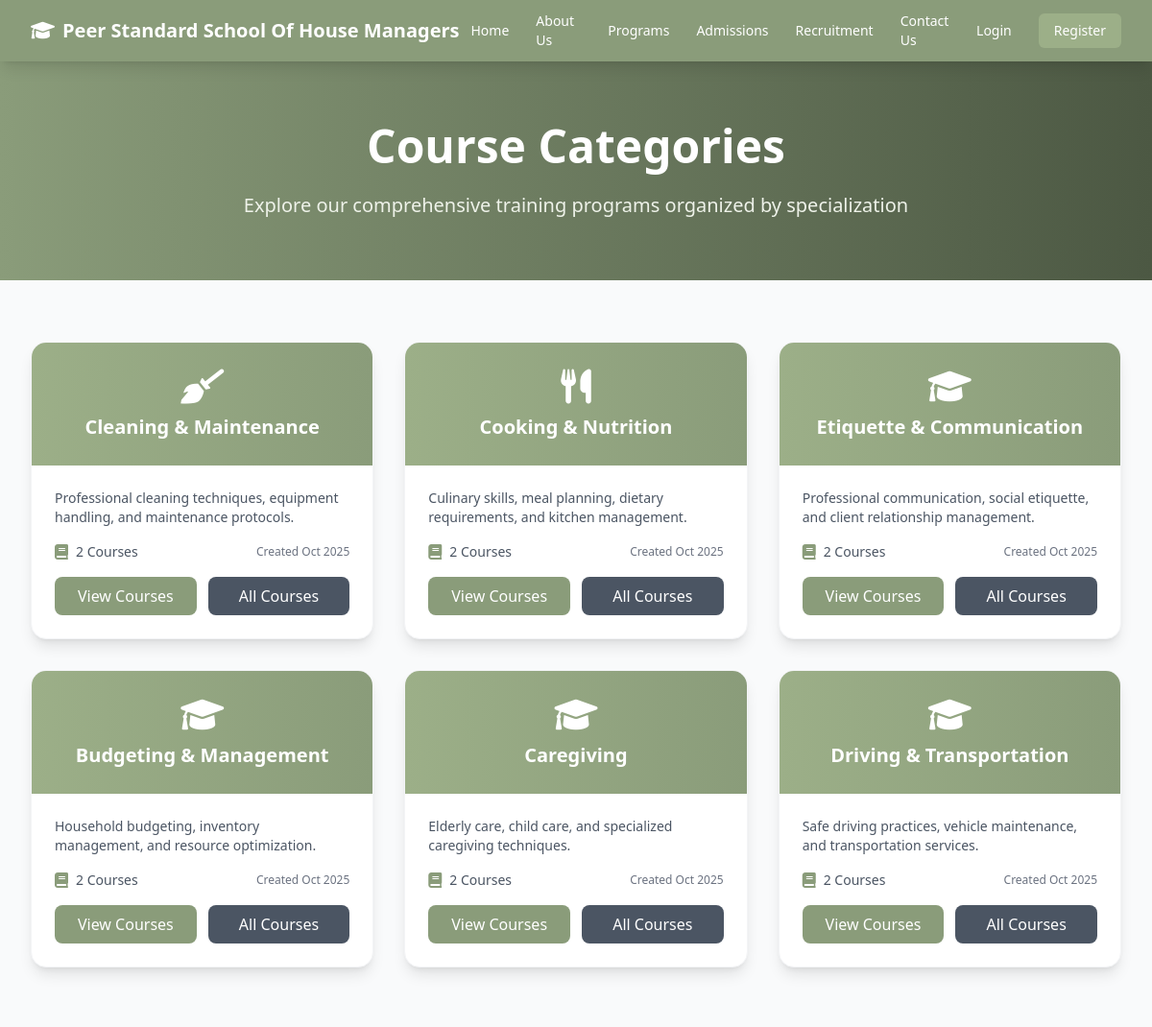
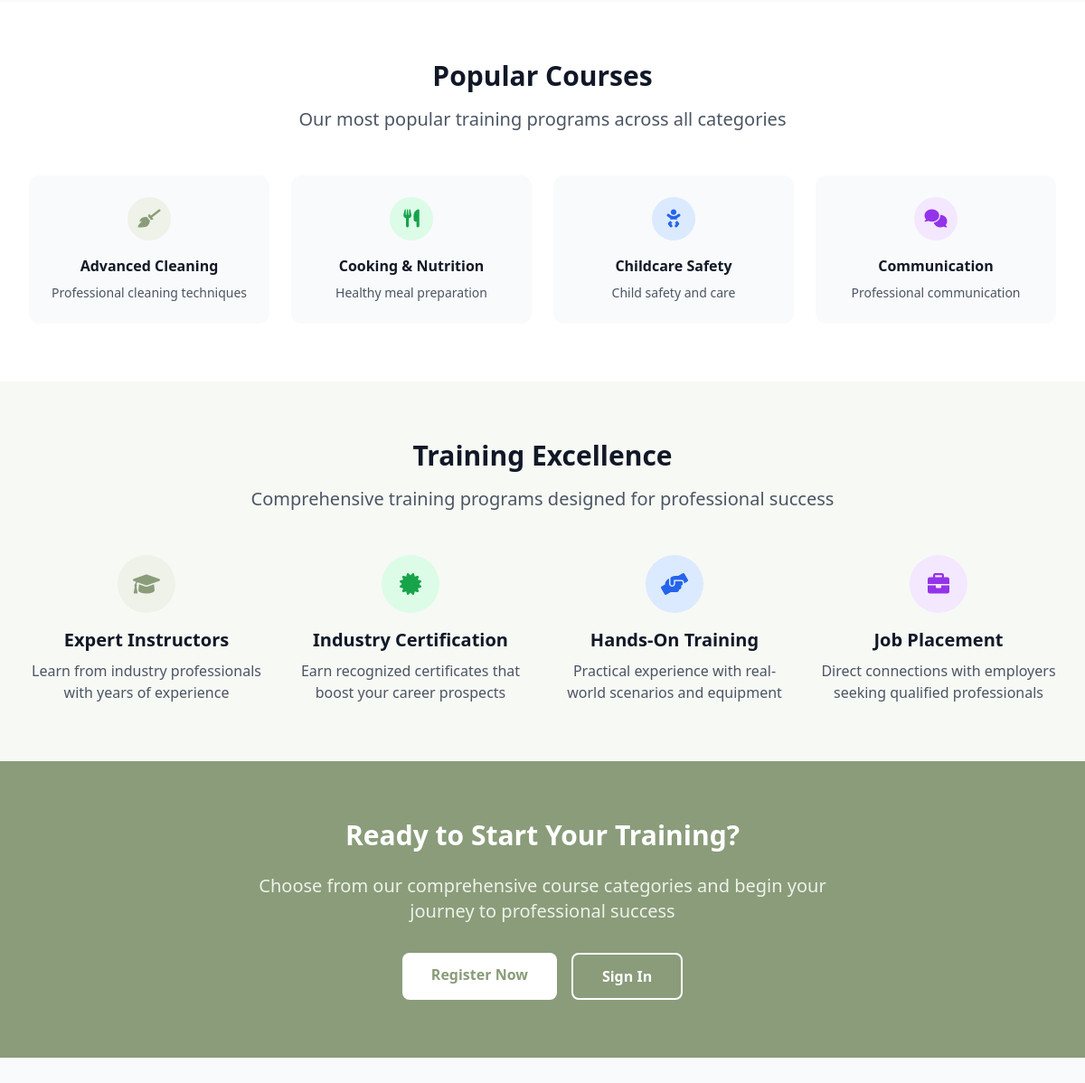
Page /courses/categories/ on the committed database (2 pictures, top to bottom).
### courses/models.py (models this page shows, shortened)
class CourseCategory(models.Model):
    name = models.CharField(max_length=100, unique=True)
    description = models.TextField(blank=True)
    is_active = models.BooleanField(default=True)
    created_at = models.DateTimeField(auto_now_add=True)
    class Meta:
        verbose_name = "Course Category"
        verbose_name_plural = "Course Categories"

### courses/views.py (the view)
# urls.py: path('categories/', views.category_list, name='categories'),
def category_list(request):
    categories = CourseCategory.objects.filter(is_active=True)
    return render(request, 'courses/categories.html', {'categories': categories})

### templates/courses/categories.html (shortened to what this page needs)
{% extends 'base.html' %}
{% load static %}
{% block content %}
<div class="min-h-screen bg-gray-50">
    <div class="bg-gradient-to-r from-primary-600 to-primary-800 text-white py-16">
        <div class="max-w-7xl mx-auto px-4 sm:px-6 lg:px-8">
            <div class="text-center">
                <h1 class="text-4xl md:text-5xl font-bold mb-6">Course Categories</h1>
                <p class="text-xl text-primary-100 max-w-3xl mx-auto">
                    Explore our comprehensive training programs organized by specialization
                </p>
            </div>
        </div>
    </div>
    <div class="max-w-7xl mx-auto px-4 sm:px-6 lg:px-8 py-16">
        {% if categories %}
        <div class="grid grid-cols-1 md:grid-cols-2 lg:grid-cols-3 gap-8">
            {% for category in categories %}
            <div class="bg-white rounded-2xl shadow-lg overflow-hidden hover:shadow-xl transition-shadow duration-300 border border-gray-100">
                <div class="h-32 bg-gradient-to-r from-primary-500 to-primary-600 flex items-center justify-center">
                    <div class="text-center text-white">
                        {% if category.name == "Cleaning & Maintenance" %}
                            <i class="fas fa-broom text-4xl mb-2"></i>
                        {% elif category.name == "Cooking & Nutrition" %}
                            <i class="fas fa-utensils text-4xl mb-2"></i>
                        {% elif category.name == "Childcare & Safety" %}
                            <i class="fas fa-baby text-4xl mb-2"></i>
                        {% elif category.name == "Elderly Care" %}
                            <i class="fas fa-wheelchair text-4xl mb-2"></i>
                        {% elif category.name == "Housekeeping Management" %}
                            <i class="fas fa-home text-4xl mb-2"></i>
                        {% elif category.name == "Communication Skills" %}
                            <i class="fas fa-comments text-4xl mb-2"></i>
                        {% else %}
                            <i class="fas fa-graduation-cap text-4xl mb-2"></i>
                        {% endif %}
                        <h3 class="text-xl font-bold">{{ category.name }}</h3>
                    </div>
                </div>
                <div class="p-6">
                    <p class="text-gray-600 text-sm mb-4 line-clamp-3">{{ category.description|default:"Professional training in this specialized area." }}</p>
                    <div class="flex items-center justify-between mb-4">
                        <div class="flex items-center">
                            <i class="fas fa-book text-primary-600 mr-2"></i>
                            <span class="text-sm text-gray-600">{{ category.courses.count }} Course{{ category.courses.count|pluralize }}</span>
                        </div>
                        <span class="text-xs text-gray-500">
                            Created {{ category.created_at|date:"M Y" }}
                        </span>
                    </div>
                    <div class="flex gap-3">
                        <a href="{% url 'courses:list' %}?category={{ category.id }}"
                           class="flex-1 bg-primary-600 text-white py-2 px-4 rounded-lg font-medium text-center hover:bg-primary-700 transition-colors duration-200">
                            View Courses
                        </a>
                        <a href="{% url 'courses:list' %}"
                           class="flex-1 bg-gray-600 text-white py-2 px-4 rounded-lg font-medium text-center hover:bg-gray-700 transition-colors duration-200">
                            All Courses
                        </a>
                    </div>
                </div>
            </div>
            {% endfor %}
        </div>
        {% endif %}
    </div>
    <div class="bg-white py-16">
        <div class="max-w-7xl mx-auto px-4 sm:px-6 lg:px-8">
            <div class="text-center mb-12">
                <h2 class="text-3xl font-bold text-gray-900 mb-4">Popular Courses</h2>
                <p class="text-xl text-gray-600 max-w-3xl mx-auto">
                    Our most popular training programs across all categories
                </p>
            </div>
            <div class="grid grid-cols-1 md:grid-cols-2 lg:grid-cols-4 gap-6">
                <div class="bg-gray-50 rounded-xl p-6 text-center">
                    <div class="w-12 h-12 bg-primary-100 text-primary-600 rounded-full mx-auto mb-4 flex items-center justify-center">
                        <i class="fas fa-broom text-xl"></i>
                    </div>
                    <h3 class="font-semibold text-gray-900 mb-2">Advanced Cleaning</h3>
                    <p class="text-sm text-gray-600">Professional cleaning techniques</p>
                </div>
                <div class="bg-gray-50 rounded-xl p-6 text-center">
                    <div class="w-12 h-12 bg-green-100 text-green-600 rounded-full mx-auto mb-4 flex items-center justify-center">
                        <i class="fas fa-utensils text-xl"></i>
                    </div>
                    <h3 class="font-semibold text-gray-900 mb-2">Cooking & Nutrition</h3>
                    <p class="text-sm text-gray-600">Healthy meal preparation</p>
                </div>
                <div class="bg-gray-50 rounded-xl p-6 text-center">
                    <div class="w-12 h-12 bg-blue-100 text-blue-600 rounded-full mx-auto mb-4 flex items-center justify-center">
                        <i class="fas fa-baby text-xl"></i>
                    </div>
                    <h3 class="font-semibold text-gray-900 mb-2">Childcare Safety</h3>
                    <p class="text-sm text-gray-600">Child safety and care</p>
                </div>
                <div class="bg-gray-50 rounded-xl p-6 text-center">
                    <div class="w-12 h-12 bg-purple-100 text-purple-600 rounded-full mx-auto mb-4 flex items-center justify-center">
                        <i class="fas fa-comments text-xl"></i>
                    </div>
                    <h3 class="font-semibold text-gray-900 mb-2">Communication</h3>
                    <p class="text-sm text-gray-600">Professional communication</p>
                </div>
            </div>
        </div>
    </div>
    <div class="bg-primary-50 py-16">
        <div class="max-w-7xl mx-auto px-4 sm:px-6 lg:px-8">
            <div class="text-center mb-12">
                <h2 class="text-3xl font-bold text-gray-900 mb-4">Training Excellence</h2>
                <p class="text-xl text-gray-600 max-w-3xl mx-auto">
                    Comprehensive training programs designed for professional success
                </p>
            </div>
            <div class="grid grid-cols-1 md:grid-cols-4 gap-8">
                <div class="text-center">
                    <div class="w-16 h-16 bg-primary-100 text-primary-600 rounded-full mx-auto mb-4 flex items-center justify-center">
                        <i class="fas fa-graduation-cap text-2xl"></i>
                    </div>
                    <h3 class="text-xl font-bold text-gray-900 mb-2">Expert Instructors</h3>
                    <p class="text-gray-600">Learn from industry professionals with years of experience</p>
                </div>
                <div class="text-center">
                    <div class="w-16 h-16 bg-green-100 text-green-600 rounded-full mx-auto mb-4 flex items-center justify-center">
                        <i class="fas fa-certificate text-2xl"></i>
                    </div>
                    <h3 class="text-xl font-bold text-gray-900 mb-2">Industry Certification</h3>
                    <p class="text-gray-600">Earn recognized certificates that boost your career prospects</p>
                </div>
                <div class="text-center">
                    <div class="w-16 h-16 bg-blue-100 text-blue-600 rounded-full mx-auto mb-4 flex items-center justify-center">
                        <i class="fas fa-hands-helping text-2xl"></i>
                    </div>
                    <h3 class="text-xl font-bold text-gray-900 mb-2">Hands-On Training</h3>
                    <p class="text-gray-600">Practical experience with real-world scenarios and equipment</p>
                </div>
                <div class="text-center">
                    <div class="w-16 h-16 bg-purple-100 text-purple-600 rounded-full mx-auto mb-4 flex items-center justify-center">
                        <i class="fas fa-briefcase text-2xl"></i>
                    </div>
                    <h3 class="text-xl font-bold text-gray-900 mb-2">Job Placement</h3>
                    <p class="text-gray-600">Direct connections with employers seeking qualified professionals</p>
                </div>
            </div>
        </div>
    </div>
    <div class="bg-primary-600 py-16">
        <div class="max-w-7xl mx-auto px-4 sm:px-6 lg:px-8 text-center">
            <h2 class="text-3xl font-bold text-white mb-6">Ready to Start Your Training?</h2>
            <p class="text-xl text-primary-100 mb-8 max-w-2xl mx-auto">
                Choose from our comprehensive course categories and begin your journey to professional success
            </p>
            <div class="flex flex-col sm:flex-row gap-4 justify-center">
                {% if user.is_authenticated %}
                    {% if user.user_type == 'student' %}
                        <a href="{% url 'courses:list' %}" class="bg-white text-primary-600 px-8 py-3 rounded-lg font-semibold hover:bg-gray-100 transition-colors duration-200">
                            Browse Courses
                        </a>
                        <a href="{% url 'students:my_courses' %}" class="border-2 border-white text-white px-8 py-3 rounded-lg font-semibold hover:bg-white hover:text-primary-600 transition-colors duration-200">
                            My Courses
                        </a>
                    {% else %}
                        <a href="{% url 'courses:list' %}" class="bg-white text-primary-600 px-8 py-3 rounded-lg font-semibold hover:bg-gray-100 transition-colors duration-200">
                            View All Courses
                        </a>
                    {% endif %}
                {% else %}
                    <a href="{% url 'accounts:register' %}" class="bg-white text-primary-600 px-8 py-3 rounded-lg font-semibold hover:bg-gray-100 transition-colors duration-200">
                        Register Now
                    </a>
                    <a href="{% url 'accounts:login' %}" class="border-2 border-white text-white px-8 py-3 rounded-lg font-semibold hover:bg-white hover:text-primary-600 transition-colors duration-200">
                        Sign In
                    </a>
                {% endif %}
            </div>
        </div>
    </div>
</div>
{% endblock %}

### rows in the picture
CourseCategory: name "Cleaning & Maintenance", description "Professional cleaning techniques, equipment handling, and maintenance protocols.", courses.count "2", created_at "Oct 2025"
CourseCategory: name "Cooking & Nutrition", description "Culinary skills, meal planning, dietary requirements, and kitchen management.", courses.count "2", created_at "Oct 2025"
CourseCategory: name "Etiquette & Communication", description "Professional communication, social etiquette, and client relationship management.", courses.count "2", created_at "Oct 2025"
CourseCategory: name "Budgeting & Management", description "Household budgeting, inventory management, and resource optimization.", courses.count "2", created_at "Oct 2025"
CourseCategory: name "Caregiving", description "Elderly care, child care, and specialized caregiving techniques.", courses.count "2", created_at "Oct 2025"
CourseCategory: name "Driving & Transportation", description "Safe driving practices, vehicle maintenance, and transportation services.", courses.count "2", created_at "Oct 2025"
